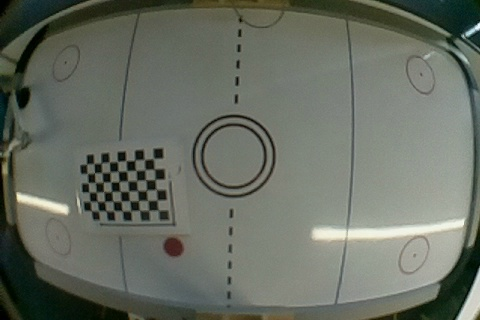
#> input picture CV/Python/examples/hockey_table_0.jpg, 480 x 320 px, given in place of the camera
$ python trackbar_hsv.py
#> lines starting #> are read from the running program, lines starting #| are printed output that depends on the picture; after the words box and inside, x2 and y2 are one past the last pixel; in counts of white or black regions, pixels touching at a corner belong together
import cv2
import numpy as np
import time
from fractions import Fraction

# Open camera capture device
cap = cv2.VideoCapture(0)

# Kernel for Morphological transformations
kernel = np.ones((3, 3), np.uint8)

def nothing(x):
    pass
# Creating a window for later use
cv2.namedWindow('result')

# Starting with 100's to prevent error while masking
h,s,v = 100,100,100

# Creating track bar
cv2.createTrackbar('h-low', 'result',0,179,nothing)
#> slider 'h-low' is set to 35
cv2.createTrackbar('s-low', 'result',0,255,nothing)
#> slider 's-low' is set to 51
cv2.createTrackbar('v-low', 'result',0,255,nothing)
#> slider 'v-low' is set to 51

cv2.createTrackbar('h-high', 'result',179,179,nothing)
cv2.createTrackbar('s-high', 'result',255,255,nothing)
cv2.createTrackbar('v-high', 'result',255,255,nothing)

# Defisheye parameters
camera_matrix = np.array([[ 585.90603268, 0., 292.55539555 ], [ 0., 583.54677694, 263.94398364 ], [ 0., 0., 1., ]])
distortion_coefficients =  np.array([-1.31618512,  1.57884866,  0.00767129, -0.00976971, -0.12370269])

while(1):
    ret, frame = cap.read()
#> frame is the input picture: shape (320, 480, 3); mean B, G, R 99, 109.7, 104.3

    #ROI
    frame = frame[40:200, 35:290]
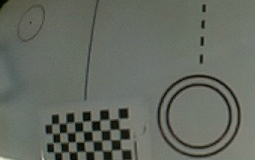
#> frame: shape (160, 255, 3); mean B, G, R 96.7, 105.5, 100.9
    # [8 lines of commented-out code are left out]
    hsv = cv2.cvtColor(frame, cv2.COLOR_BGR2HSV)
#> hsv: shape (160, 255, 3); mean H, S, V 47.8, 25.9, 105.7

    # get info from track bar and appy to result
    h_low = cv2.getTrackbarPos('h-low','result')
    s_low = cv2.getTrackbarPos('s-low','result')
    v_low = cv2.getTrackbarPos('v-low','result')

    h_high = cv2.getTrackbarPos('h-high','result')
    s_high = cv2.getTrackbarPos('s-high','result')
    v_high = cv2.getTrackbarPos('v-high','result')

    # Normal masking algorithm
    lower_blue = np.array([h_low,s_low,v_low])
    upper_blue = np.array([h_high,s_high,v_high])

    mask = cv2.inRange(hsv,lower_blue, upper_blue)
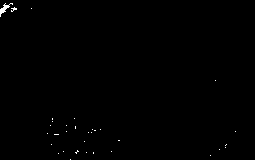
#> mask: shape (160, 255); 0.29% white in thin lines or dots
    img_filtered = cv2.bitwise_and(frame,frame,mask = mask)
    img_blur = cv2.GaussianBlur(img_filtered, (15,15), 0)
    _ret, img_otsu = cv2.threshold(cv2.cvtColor(img_blur, cv2.COLOR_BGR2GRAY), 0, 255, cv2.THRESH_BINARY + cv2.THRESH_OTSU)
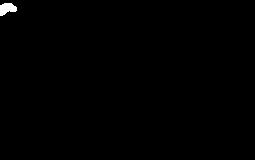
#> img_otsu: shape (160, 255); 0.38% white; 1 white region, box (x1, y1, x2, y2) and area: (0, 3, 17, 16) 153
    #img_eroded = cv2.erode(img_otsu, kernel, iterations=1)
    #img_dilated = cv2.dilate(img_eroded, kernel, iterations=1)

    cv2.imshow('original', frame)
    cv2.imshow('result', img_otsu)

    k = cv2.waitKey(5) & 0xFF
#> (key q is pressed here)
    if k == ord('q'):
        break

cv2.destroyAllWindows()

$ run again, on CV/Python/examples/hockey_table_3.jpg
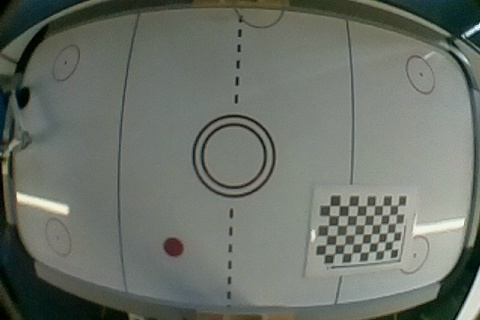
#> input picture CV/Python/examples/hockey_table_3.jpg, 480 x 320 px, given in place of the camera
#> frame is the input picture: shape (320, 480, 3); mean B, G, R 105.1, 113.4, 107.7
#> `frame = frame[40:200, 35:290]`:
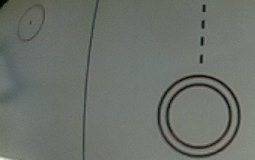
#> frame: shape (160, 255, 3); mean B, G, R 106.8, 113.2, 108.1
#> hsv: shape (160, 255, 3); mean H, S, V 55.7, 17.6, 113.3
#> mask: shape (160, 255); 0.04% white in thin lines or dots, all inside (x1, y1, x2, y2) = (1, 1, 236, 151)
#> img_otsu: shape (160, 255); 0.18% white; 1 white region, box (x1, y1, x2, y2) and area: (0, 1, 7, 13) 72
